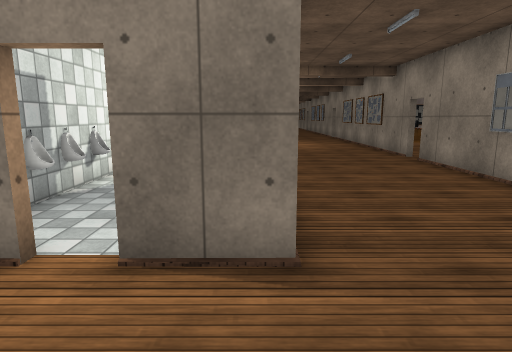
[1] (above)

21 first-person views from a walk through a Unity game level. The camera is 1.4 m above the floor, tilts 10° down and sees 75° across. Doors are open. The floor is counted in squares, 1 m on a side. Each view is taken from the middle of a square. On the plan, view 1 faces up. The plan holds only what a view shows up to about 15 squares ahead; the rest is blank. The place goes on beyond the plan. Some surface patterns are stand-ins.

[2]
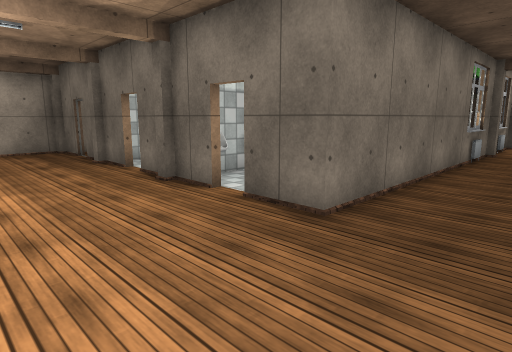

[3]
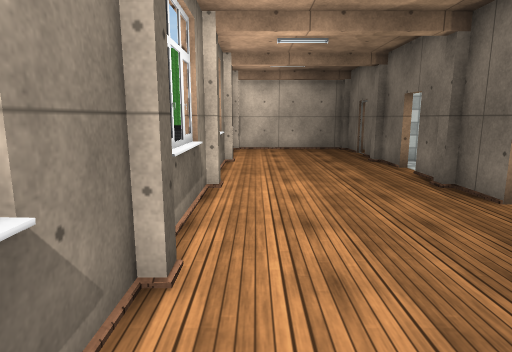

[4]
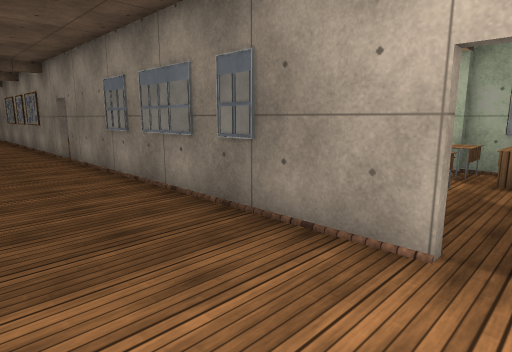

[5]
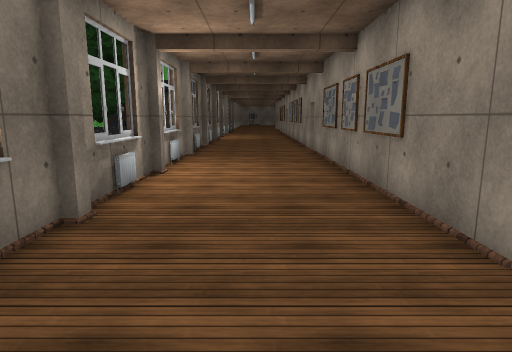

[6]
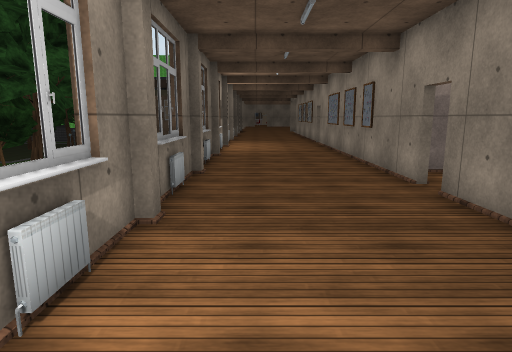

[7]
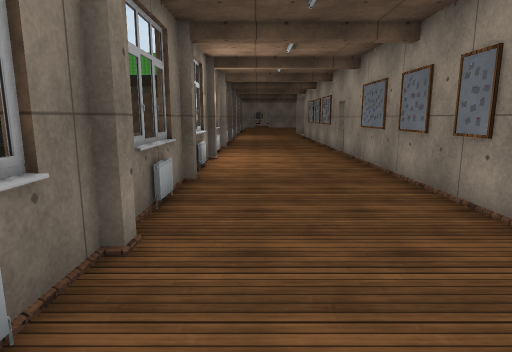

[8]
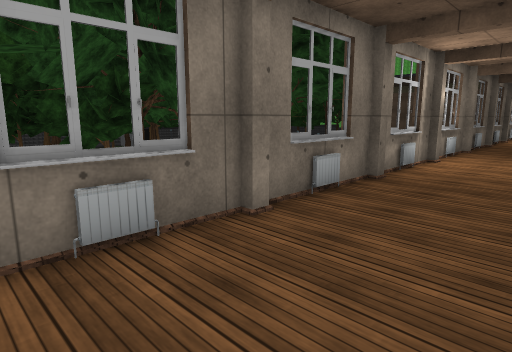

[9]
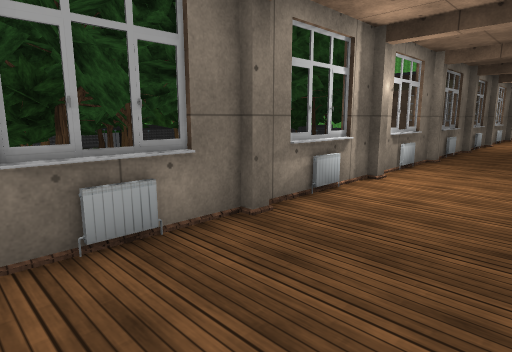

[10]
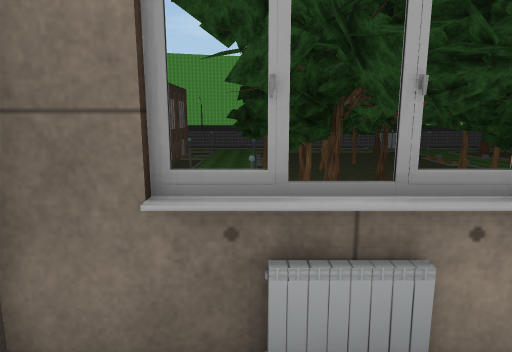

[11]
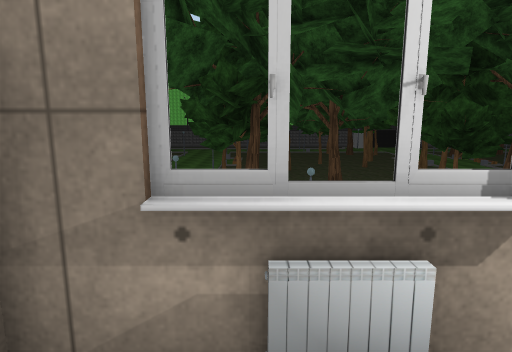

[12]
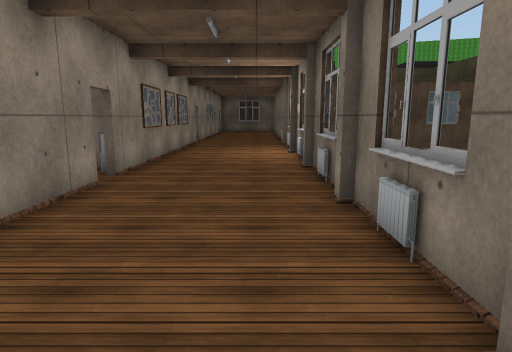

[13]
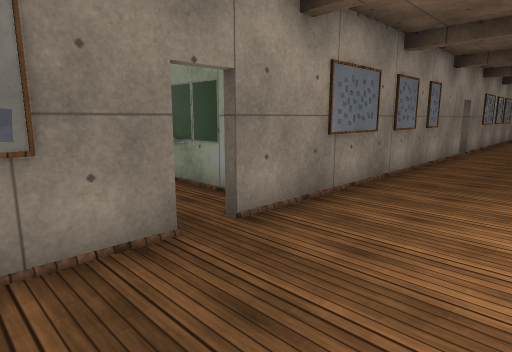

[14]
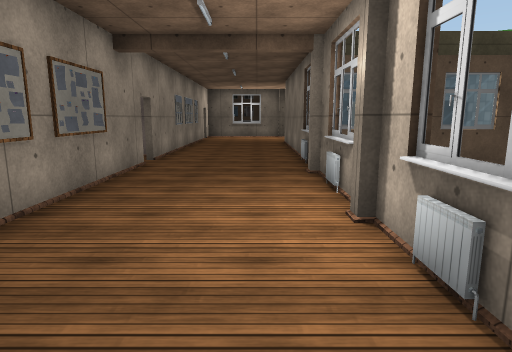

[15]
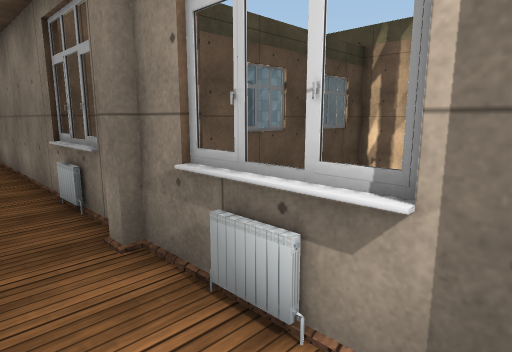

[16]
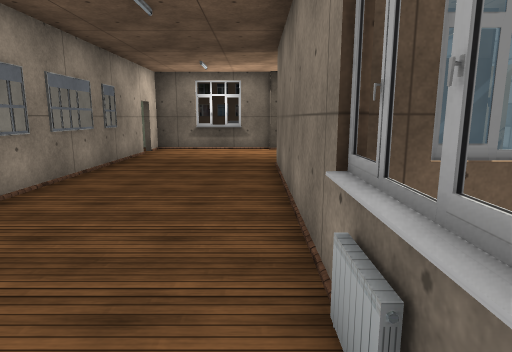

[17]
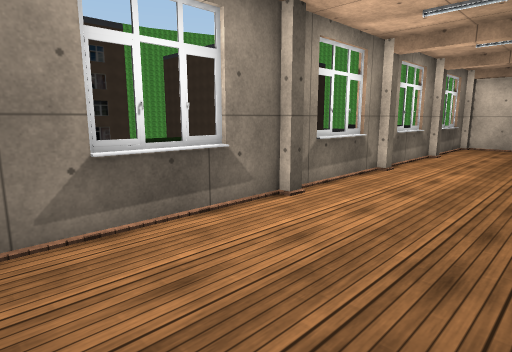

[18]
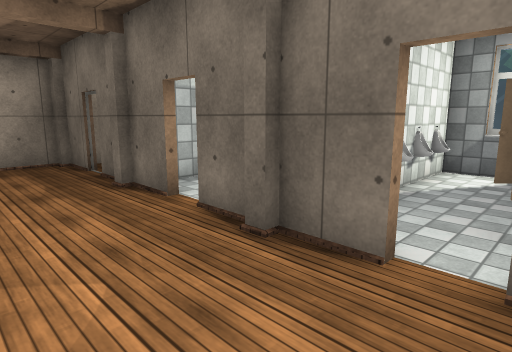

[19]
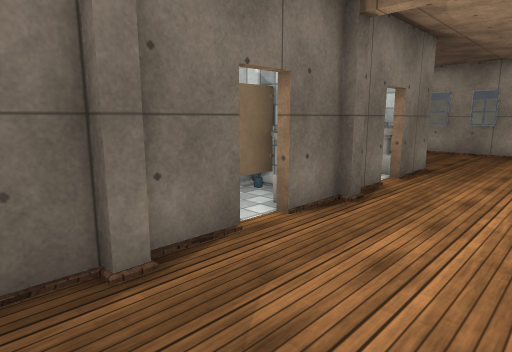

[20]
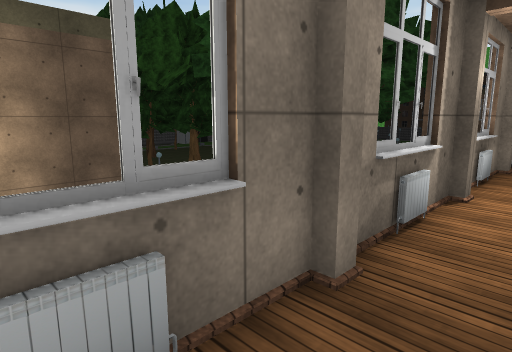

[21]
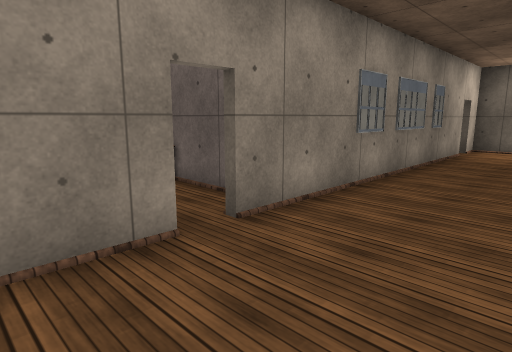

### Floor plan
Key: @ floor where view 1 was taken; # wall or solid block; . floor; D open door; = window, fence, low wall or low ledge; R radiator; T tree; O other object.
Columns run from 14 left of view 1 to 8 right of it. Each row starts with its distance up from view 1.
 38   =           ##. ..#
 37   =           #.....
 36               #....DD
 35  =====        =R...DD.
 34  ==           #.....###
 33  ==O=         #.....#
 32  ====         #.....#
 31 T==           =R....#
 30 #==           #.....#
 29 T==           #.....#
 28  ==           #.....#
 27  ===          =R....#
 26  ==           #.....##
 25 ==            #.....#
 24 #=            #....DD
 23               =R...DD
 22               #.....O
 21               #.....#
 20               #.....#
 19               =R....
 18               #.....#
 17   #           #.....#
 16   #           #.....
 15   #           =R....#
 14   #           #.....#
 13   #           #.....
 12   #           #....DD
 11   #           =R...DD.
 10   #############.....###
  9       ###  O#  .....
  8        #   O.  .....
  7        #O  OO  .....
  6         O  O.  .....#
  5         O OOO  .....
  4       #    O  O.....#
  3   ##DD##D ##D #.....#
  2   DD.....D...D......#
  1   DD................
  0   D...........@....DD
 -1   #................DD
 -2   ##=###=###=########

Where each view was taken, in squares from view 1:
view 1: 0 up, 0 right, facing up
view 2: 1 down, 3 right, facing up-left
view 3: 1 down, 3 right, facing left
view 4: 1 down, 2 right, facing up-right
view 5: 9 up, 3 right, facing up
view 6: 17 up, 2 right, facing up
view 7: 22 up, 2 right, facing up
view 8: 22 up, 4 right, facing up-left
view 9: 26 up, 4 right, facing up-left
view 10: 27 up, 2 right, facing left
view 11: 31 up, 2 right, facing left
view 12: 31 up, 2 right, facing down
view 13: 38 up, 2 right, facing down-right
view 14: 22 up, 2 right, facing down
view 15: 17 up, 2 right, facing down-left
view 16: 13 up, 1 right, facing down
view 17: 2 up, 5 right, facing down-left
view 18: 0 up, 1 left, facing up-left
view 19: 0 up, 9 left, facing up-right
view 20: 11 up, 2 right, facing up-left
view 21: 14 up, 2 right, facing down-right
